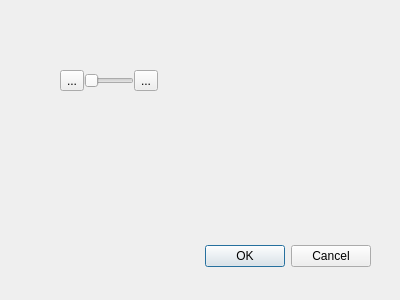
<?xml version="1.0" encoding="UTF-8"?>
<ui version="4.0">
 <class>Dialog</class>
 <widget class="QDialog" name="Dialog">
  <property name="geometry">
   <rect>
    <x>0</x>
    <y>0</y>
    <width>400</width>
    <height>300</height>
   </rect>
  </property>
  <property name="windowTitle">
   <string>Dialog</string>
  </property>
  <widget class="QDialogButtonBox" name="buttonBox">
   <property name="geometry">
    <rect>
     <x>30</x>
     <y>240</y>
     <width>341</width>
     <height>32</height>
    </rect>
   </property>
   <property name="orientation">
    <enum>Qt::Horizontal</enum>
   </property>
   <property name="standardButtons">
    <set>QDialogButtonBox::Cancel|QDialogButtonBox::Ok</set>
   </property>
  </widget>
  <widget class="QWidget" name="horizontalLayoutWidget">
   <property name="geometry">
    <rect>
     <x>60</x>
     <y>70</y>
     <width>101</width>
     <height>21</height>
    </rect>
   </property>
   <layout class="QHBoxLayout" name="horizontalLayout">
    <property name="spacing">
     <number>0</number>
    </property>
    <item>
     <widget class="QToolButton" name="toolButton">
      <property name="text">
       <string>...</string>
      </property>
     </widget>
    </item>
    <item>
     <widget class="QSlider" name="horizontalSlider">
      <property name="minimumSize">
       <size>
        <width>50</width>
        <height>0</height>
       </size>
      </property>
      <property name="maximumSize">
       <size>
        <width>50</width>
        <height>16777215</height>
       </size>
      </property>
      <property name="orientation">
       <enum>Qt::Horizontal</enum>
      </property>
     </widget>
    </item>
    <item>
     <widget class="QToolButton" name="toolButton_2">
      <property name="text">
       <string>...</string>
      </property>
     </widget>
    </item>
   </layout>
  </widget>
  <widget class="QWidget" name="gridLayoutWidget">
   <property name="geometry">
    <rect>
     <x>100</x>
     <y>180</y>
     <width>111</width>
     <height>24</height>
    </rect>
   </property>
   <layout class="QGridLayout" name="gridLayout"/>
  </widget>
 </widget>
 <resources/>
 <connections>
  <connection>
   <sender>buttonBox</sender>
   <signal>accepted()</signal>
   <receiver>Dialog</receiver>
   <slot>accept()</slot>
   <hints>
    <hint type="sourcelabel">
     <x>248</x>
     <y>254</y>
    </hint>
    <hint type="destinationlabel">
     <x>157</x>
     <y>274</y>
    </hint>
   </hints>
  </connection>
  <connection>
   <sender>buttonBox</sender>
   <signal>rejected()</signal>
   <receiver>Dialog</receiver>
   <slot>reject()</slot>
   <hints>
    <hint type="sourcelabel">
     <x>316</x>
     <y>260</y>
    </hint>
    <hint type="destinationlabel">
     <x>286</x>
     <y>274</y>
    </hint>
   </hints>
  </connection>
 </connections>
</ui>
